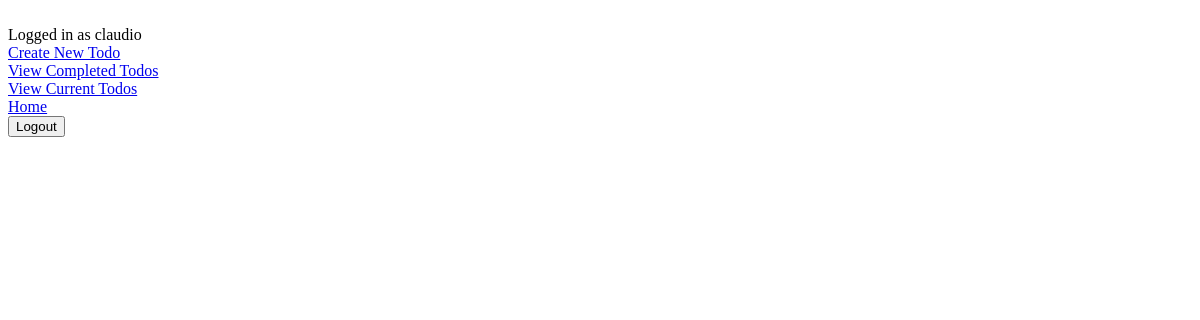
The page /completed/ (signed in) on the database as committed earlier.
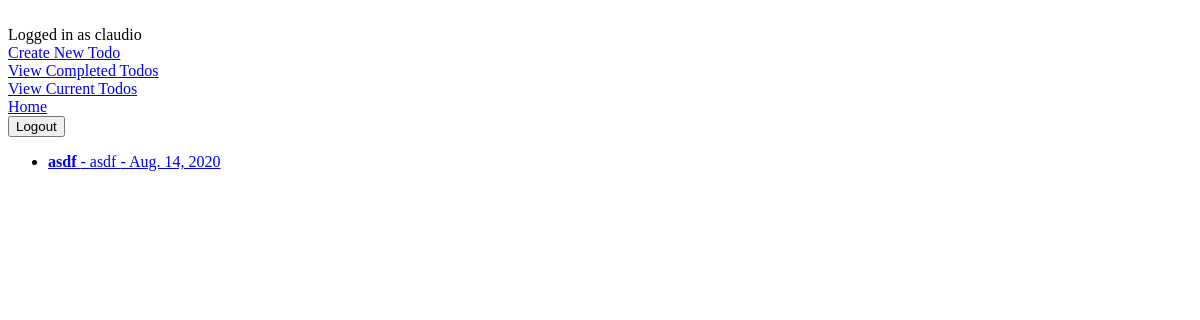
The same page on the database as committed later.
### todo/models.py (models this page shows, shortened)
class Todo(models.Model):
    title = models.CharField(max_length = 100)
    description = models.TextField(blank=True)
    created = models.DateTimeField(auto_now_add=True)
    complete_date = models.DateField(null=True, blank=True)
    important_flag = models.BooleanField(default=False)
    user = models.ForeignKey(User,on_delete=models.CASCADE, null=True)

### todo/views.py (the view)
# urls.py: path('completed/' , views.completedtodos, name='completedtodos'),
@login_required
def completedtodos(request):
    todos = Todo.objects.filter(user=request.user, complete_date__isnull=False).order_by('-complete_date')
    return render(request, 'todo/completedtodos.html', {'todos':todos})

### todo/templates/todo/completedtodos.html
{% extends 'todo/base.html' %}
{% block content %}
<ul>
    {% for todo in todos%}
    <li>
    <a href="{% url 'viewtodo' todo.id  %}">
       {% if todo.important_flag%} <b> {% endif %} {{ todo.title }} {% if todo.important_flag %} </b> {% endif %}
       {% if todo.description %}  - {{ todo.description }} {% endif %}
       {% if todo.description %}  - {{ todo.complete_date }} {% endif %}
    </a>
    </li>
    {% endfor %}
</ul>
{% endblock%}

Rows that differ between the two databases and show on the page:
added Todo: title "asdf", description "asdf", complete_date "Aug. 14, 2020"
